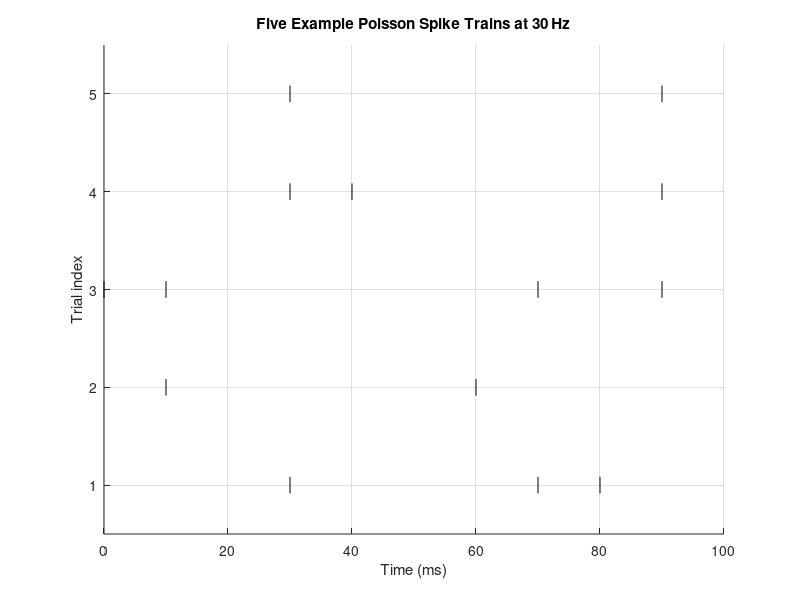

Here is the MATLAB script that generated this plot:
%% Problem 2d: Generate 5 Poisson Spike Trains (30 Hz) in 10 ms Bins

% We model spike generation as a (discrete‐time) Poisson process
% with mean rate λ = 30 Hz, dt = 10 ms ⇒ expected p = λ·dt = 0.3 probability of a spike per bin.

clear; close all; clc;

%% 1) Parameters
dt  = 10;           % ms per bin
T   = 100;          % total window (ms)
n   = T/dt;         % number of bins (10)
p   = 0.3;          % probability of ≥1 spike in a bin
M   = 5;            % number of example trains to generate

%% 2) Generate binary spike‐train matrix (M × n)
spikes = rand(M, n) < p;    % each entry is 1 with prob p, else 0

%% 3) Display the binary patterns
disp('Five example Poisson spike patterns (rows):');
disp(spikes);

%% 4) Raster plot of the example trains
figure('Name','Example Poisson Spike Trains (30 Hz)','NumberTitle','off');
hold on;
for i = 1:M
    % Convert bin indices to time: we mark the start of each bin
    spike_bins = find(spikes(i,:));
    spike_times = (spike_bins - 1) * dt;  
    % Plot as vertical tick marks
    plot(spike_times, i * ones(size(spike_times)), 'k|', 'MarkerSize',12);
end
hold off;
xlabel('Time (ms)');
ylabel('Trial index');
title('Five Example Poisson Spike Trains at 30 Hz');
ylim([0.5, M + 0.5]);
yticks(1:M);
xlim([0, T]);
grid on;
